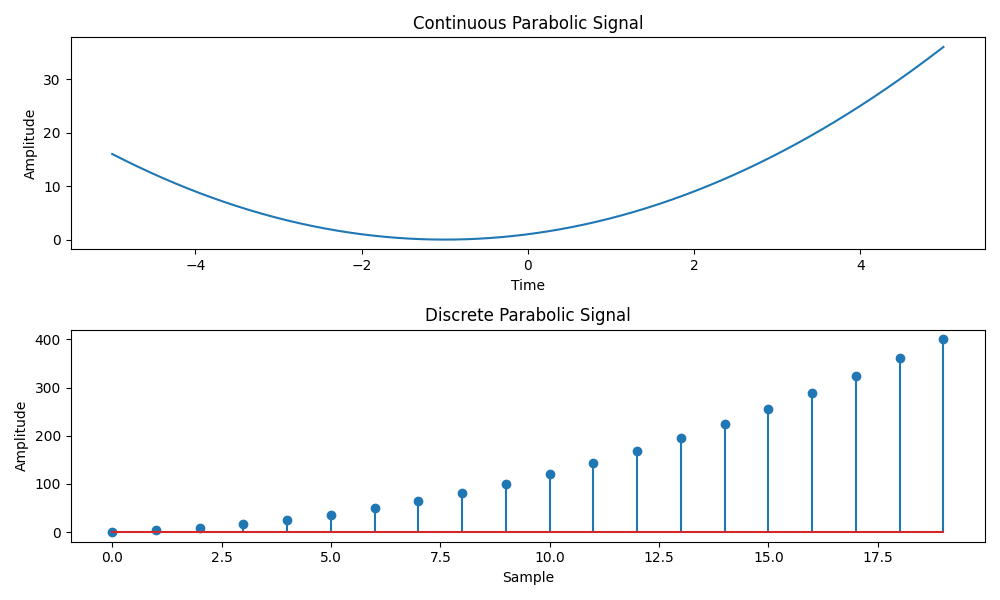

Write the Python code that produced this figure.
import numpy as np
import matplotlib.pyplot as plt

def simulate_continuous_parabolic(time, coefficients):
    parabolic_signal = np.polyval(coefficients, time)
    return parabolic_signal

def simulate_discrete_parabolic(num_samples, coefficients):
    parabolic_signal = np.polyval(coefficients, np.arange(num_samples))
    return parabolic_signal

# Define the time range for the continuous parabolic signal
time = np.linspace(-5, 5, 1000)  # Time range from -5 to 5

# Define the number of samples and coefficients for the discrete parabolic signal
num_samples = 20  # Number of samples
coefficients = [1, 2, 1]  # Coefficients of the parabolic signal

# Simulate the continuous parabolic signal
continuous_parabolic = simulate_continuous_parabolic(time, coefficients)

# Simulate the discrete parabolic signal
discrete_parabolic = simulate_discrete_parabolic(num_samples, coefficients)

# Plot and display the continuous and discrete parabolic signals
plt.figure(figsize=(10, 6))
plt.subplot(2, 1, 1)
plt.plot(time, continuous_parabolic)
plt.title('Continuous Parabolic Signal')
plt.xlabel('Time')
plt.ylabel('Amplitude')

plt.subplot(2, 1, 2)
plt.stem(discrete_parabolic)
plt.title('Discrete Parabolic Signal')
plt.xlabel('Sample')
plt.ylabel('Amplitude')

plt.tight_layout()
plt.savefig('Lab1.6.png')
plt.show()

# Save the parabolic signal arrays (optional)
# np.savetxt('continuous_parabolic.txt', continuous_parabolic, delimiter=',')
# np.savetxt('discrete_parabolic.txt', discrete_parabolic, delimiter=',')